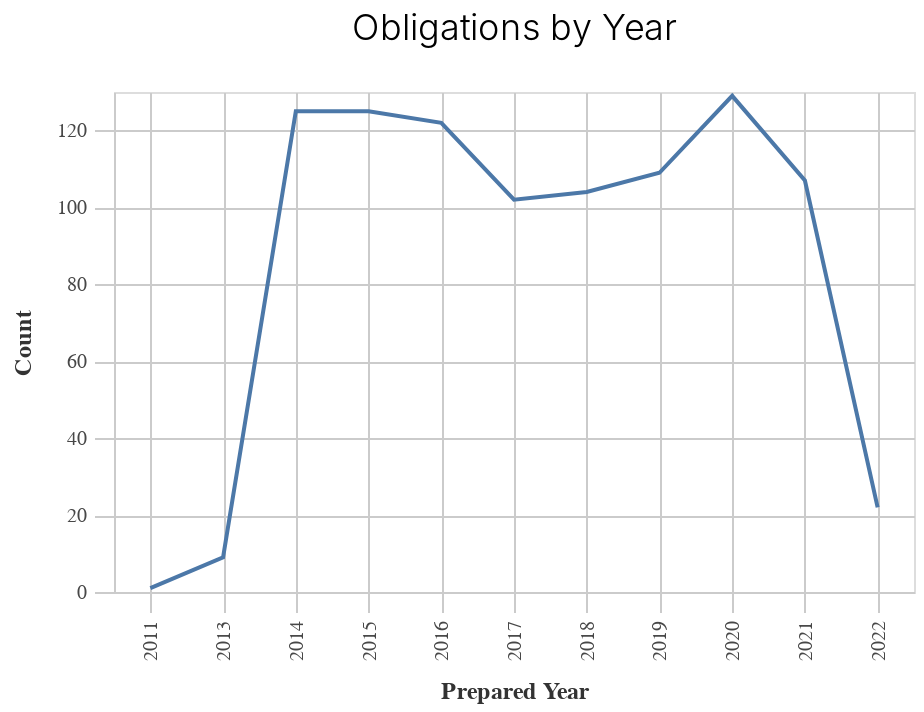
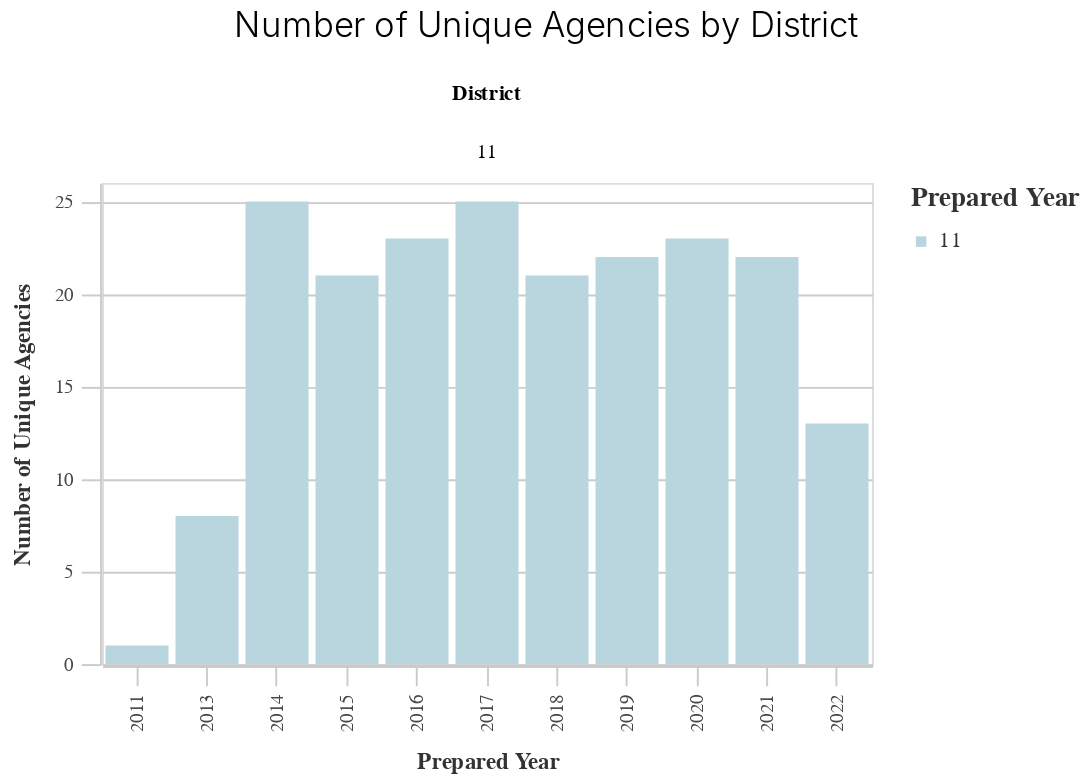
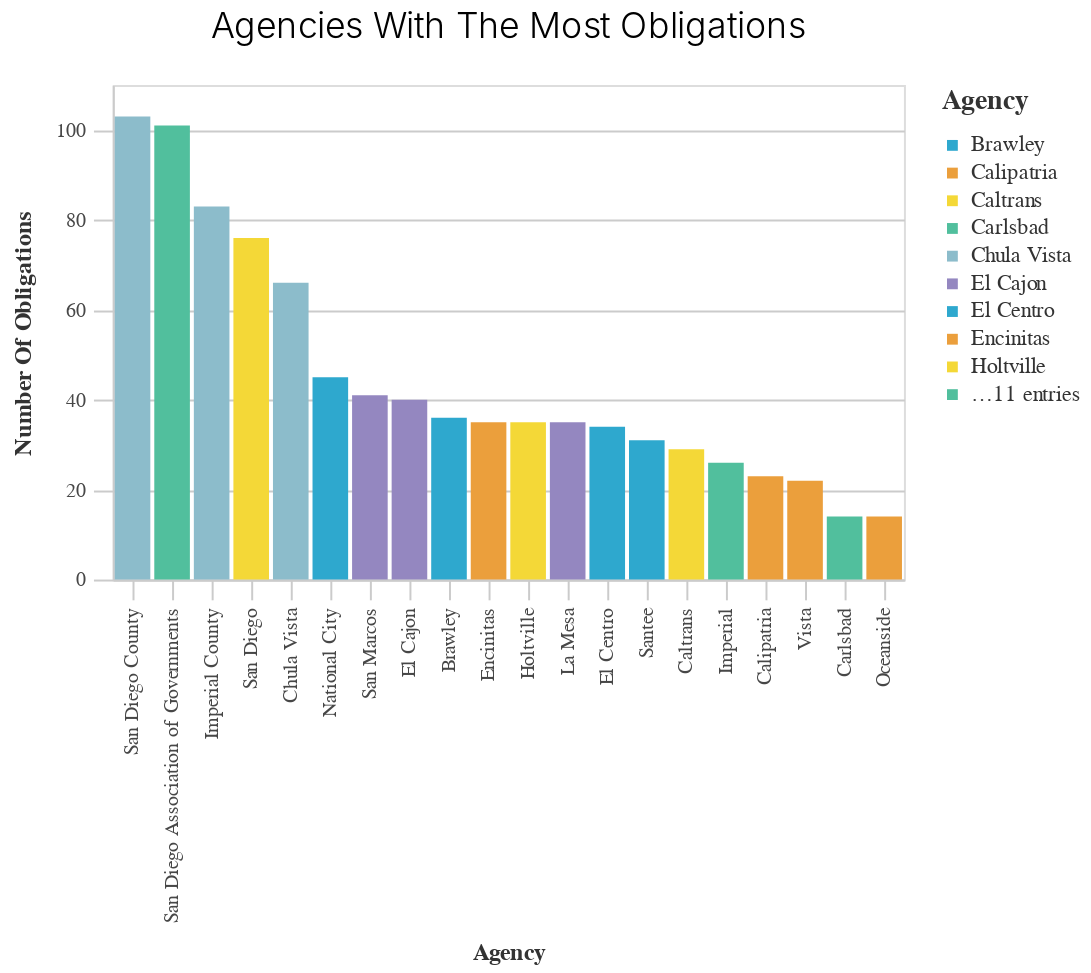
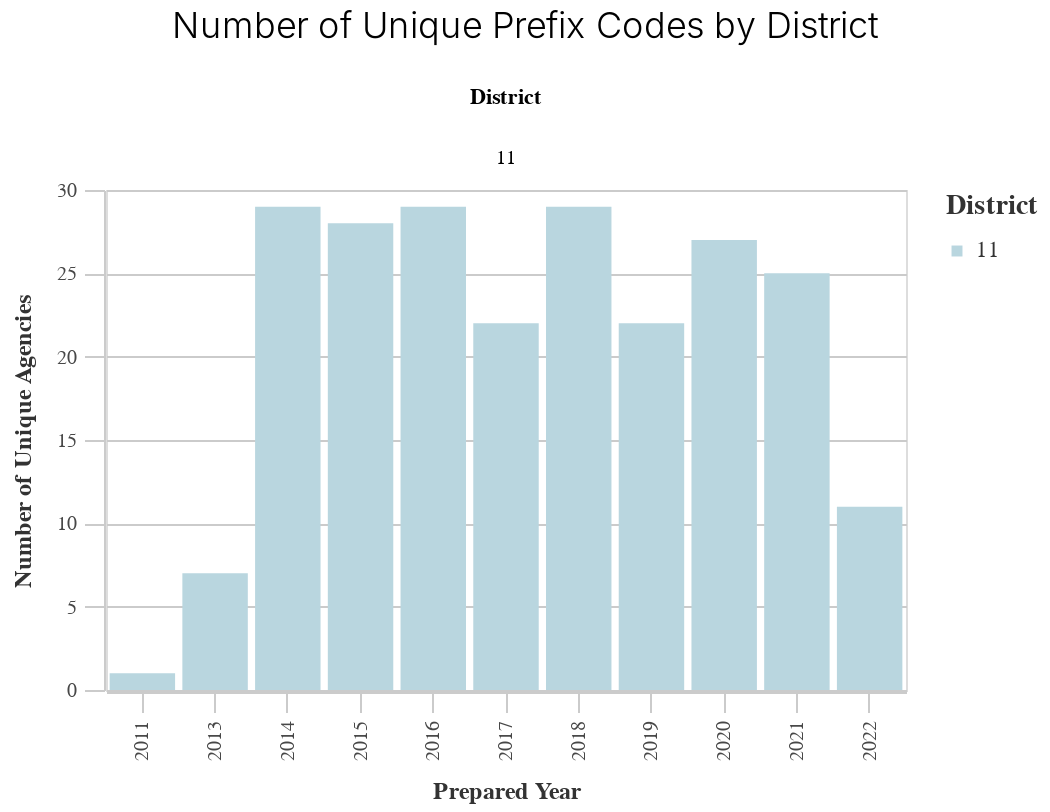

The notebook cell these images were saved under, in order:
### Code cell
gen_report.make_charts(df, district)

### Figure 1 — Vega-Lite specification as saved in the notebook (floating-point values rounded to 4 significant figures)
{"config": {"view": {"continuousWidth": 400, "continuousHeight": 300}, "axis": {"domainColor": "#cbcbcb", "grid": true, "gridColor": "#cbcbcb", "gridWidth": 1, "labelColor": "#474747", "labelFont": "Nunito Sans", "labelFontSize": 10, "labelPadding": 4, "tickColor": "#cbcbcb", "tickSize": 10, "titleColor": "#333", "titleFont": "Raleway", "titleFontSize": 12, "titlePadding": 10}, "axisBand": {"grid": false}, "background": "white", "font": "Raleway", "header": {"labelFont": "Nunito Sans", "titleFont": "Raleway"}, "legend": {"labelColor": "#333", "labelFont": "Nunito Sans", "labelFontSize": 11, "labelLimit": 0, "padding": 1, "symbolSize": 30, "symbolType": "square", "titleColor": "#333", "titleFont": "Raleway", "titleFontSize": 14, "titlePadding": 10}, "title": {"anchor": "middle", "font": "Raleway", "fontSize": 18, "fontWeight": 300, "offset": 20}}, "data": {"name": "data-092de7c6a4a445e26e7213afe5a2c652"}, "mark": "line", "encoding": {"tooltip": [{"field": "Year", "type": "quantitative"}, {"field": "count", "type": "quantitative"}], "x": {"field": "Year", "title": "Prepared Year", "type": "ordinal"}, "y": {"field": "count", "title": "Count", "type": "quantitative"}}, "height": 250, "title": "Obligations by Year", "width": 400, "$schema": "https://vega.github.io/schema/vega-lite/v4.17.0.json", "datasets": {"data-092de7c6a4a445e26e7213afe5a2c652": [{"Year": 2020.0, "count": 129, "variable": "prepared_y"}, {"Year": 2014.0, "count": 125, "variable": "prepared_y"}, {"Year": 2015.0, "count": 125, "variable": "prepared_y"}, {"Year": 2016.0, "count": 122, "variable": "prepared_y"}, {"Year": 2019.0, "count": 109, "variable": "prepared_y"}, {"Year": 2021.0, "count": 107, "variable": "prepared_y"}, {"Year": 2018.0, "count": 104, "variable": "prepared_y"}, {"Year": 2017.0, "count": 102, "variable": "prepared_y"}, {"Year": 2022.0, "count": 22, "variable": "prepared_y"}, {"Year": 2013.0, "count": 9, "variable": "prepared_y"}, {"Year": 2011.0, "count": 1, "variable": "prepared_y"}]}}

### Figure 2 — Vega-Lite specification as saved in the notebook (floating-point values rounded to 4 significant figures)
{"config": {"view": {"continuousWidth": 400, "continuousHeight": 300}, "axis": {"domainColor": "#cbcbcb", "grid": true, "gridColor": "#cbcbcb", "gridWidth": 1, "labelColor": "#474747", "labelFont": "Nunito Sans", "labelFontSize": 10, "labelPadding": 4, "tickColor": "#cbcbcb", "tickSize": 10, "titleColor": "#333", "titleFont": "Raleway", "titleFontSize": 12, "titlePadding": 10}, "axisBand": {"grid": false}, "background": "white", "font": "Raleway", "header": {"labelFont": "Nunito Sans", "titleFont": "Raleway"}, "legend": {"labelColor": "#333", "labelFont": "Nunito Sans", "labelFontSize": 11, "labelLimit": 0, "padding": 1, "symbolSize": 30, "symbolType": "square", "titleColor": "#333", "titleFont": "Raleway", "titleFontSize": 14, "titlePadding": 10}, "title": {"anchor": "middle", "font": "Raleway", "fontSize": 18, "fontWeight": 300, "offset": 20}}, "data": {"name": "data-62557f1d28ac4db01b0e5b41f06ad900"}, "mark": "bar", "encoding": {"color": {"field": "District", "legend": {"title": "Prepared Year"}, "scale": {"range": ["#B9D6DF", "#8CBCCB", "#2EA8CE", "#136C97", "#0B405B"]}, "type": "nominal"}, "column": {"field": "District", "type": "nominal"}, "tooltip": [{"field": "prepared_y", "type": "quantitative"}, {"field": "Count", "type": "quantitative"}], "x": {"field": "prepared_y", "title": "Prepared Year", "type": "ordinal"}, "y": {"field": "Count", "title": "Number of Unique Agencies", "type": "quantitative"}}, "height": 250, "title": "Number of Unique Agencies by District", "width": 400, "$schema": "https://vega.github.io/schema/vega-lite/v4.17.0.json", "datasets": {"data-62557f1d28ac4db01b0e5b41f06ad900": [{"prepared_y": 2022.0, "District": 11, "Count": 13}, {"prepared_y": 2021.0, "District": 11, "Count": 22}, {"prepared_y": 2020.0, "District": 11, "Count": 23}, {"prepared_y": 2019.0, "District": 11, "Count": 22}, {"prepared_y": 2018.0, "District": 11, "Count": 21}, {"prepared_y": 2017.0, "District": 11, "Count": 25}, {"prepared_y": 2016.0, "District": 11, "Count": 23}, {"prepared_y": 2015.0, "District": 11, "Count": 21}, {"prepared_y": 2014.0, "District": 11, "Count": 25}, {"prepared_y": 2013.0, "District": 11, "Count": 8}, {"prepared_y": 2011.0, "District": 11, "Count": 1}]}}

### Figure 3 — Vega-Lite specification as saved in the notebook (floating-point values rounded to 4 significant figures)
{"config": {"view": {"continuousWidth": 400, "continuousHeight": 300}, "axis": {"domainColor": "#cbcbcb", "grid": true, "gridColor": "#cbcbcb", "gridWidth": 1, "labelColor": "#474747", "labelFont": "Nunito Sans", "labelFontSize": 10, "labelPadding": 4, "tickColor": "#cbcbcb", "tickSize": 10, "titleColor": "#333", "titleFont": "Raleway", "titleFontSize": 12, "titlePadding": 10}, "axisBand": {"grid": false}, "background": "white", "font": "Raleway", "header": {"labelFont": "Nunito Sans", "titleFont": "Raleway"}, "legend": {"labelColor": "#333", "labelFont": "Nunito Sans", "labelFontSize": 11, "labelLimit": 0, "padding": 1, "symbolSize": 30, "symbolType": "square", "titleColor": "#333", "titleFont": "Raleway", "titleFontSize": 14, "titlePadding": 10}, "title": {"anchor": "middle", "font": "Raleway", "fontSize": 18, "fontWeight": 300, "offset": 20}}, "data": {"name": "data-ea833cdd41e211815bb44ee734a0b43c"}, "mark": "bar", "encoding": {"color": {"field": "Agency", "legend": {"symbolLimit": 10, "title": "Agency"}, "scale": {"range": ["#2EA8CE", "#EB9F3C", "#F4D837", "#51BF9D", "#8CBCCB", "#9487C0"]}, "type": "nominal"}, "tooltip": [{"field": "Agency", "type": "nominal"}, {"field": "Number of Obligations", "type": "quantitative"}], "x": {"field": "Agency", "sort": "-y", "title": "Agency", "type": "nominal"}, "y": {"field": "Number of Obligations", "title": "Number Of Obligations", "type": "quantitative"}}, "height": 250, "title": "Agencies With The Most Obligations", "width": 400, "$schema": "https://vega.github.io/schema/vega-lite/v4.17.0.json", "datasets": {"data-ea833cdd41e211815bb44ee734a0b43c": [{"Agency": "San Diego County", "Number of Obligations": 103, "variable": "primary_agency_name"}, {"Agency": "San Diego Association of Governments", "Number of Obligations": 101, "variable": "primary_agency_name"}, {"Agency": "Imperial County", "Number of Obligations": 83, "variable": "primary_agency_name"}, {"Agency": "San Diego", "Number of Obligations": 76, "variable": "primary_agency_name"}, {"Agency": "Chula Vista", "Number of Obligations": 66, "variable": "primary_agency_name"}, {"Agency": "National City", "Number of Obligations": 45, "variable": "primary_agency_name"}, {"Agency": "San Marcos", "Number of Obligations": 41, "variable": "primary_agency_name"}, {"Agency": "El Cajon", "Number of Obligations": 40, "variable": "primary_agency_name"}, {"Agency": "Brawley", "Number of Obligations": 36, "variable": "primary_agency_name"}, {"Agency": "Encinitas", "Number of Obligations": 35, "variable": "primary_agency_name"}, {"Agency": "Holtville", "Number of Obligations": 35, "variable": "primary_agency_name"}, {"Agency": "La Mesa", "Number of Obligations": 35, "variable": "primary_agency_name"}, {"Agency": "El Centro", "Number of Obligations": 34, "variable": "primary_agency_name"}, {"Agency": "Santee", "Number of Obligations": 31, "variable": "primary_agency_name"}, {"Agency": "Caltrans", "Number of Obligations": 29, "variable": "primary_agency_name"}, {"Agency": "Imperial", "Number of Obligations": 26, "variable": "primary_agency_name"}, {"Agency": "Calipatria", "Number of Obligations": 23, "variable": "primary_agency_name"}, {"Agency": "Vista", "Number of Obligations": 22, "variable": "primary_agency_name"}, {"Agency": "Carlsbad", "Number of Obligations": 14, "variable": "primary_agency_name"}, {"Agency": "Oceanside", "Number of Obligations": 14, "variable": "primary_agency_name"}]}}

### Figure 4 — Vega-Lite specification as saved in the notebook (floating-point values rounded to 4 significant figures)
{"config": {"view": {"continuousWidth": 400, "continuousHeight": 300}, "axis": {"domainColor": "#cbcbcb", "grid": true, "gridColor": "#cbcbcb", "gridWidth": 1, "labelColor": "#474747", "labelFont": "Nunito Sans", "labelFontSize": 10, "labelPadding": 4, "tickColor": "#cbcbcb", "tickSize": 10, "titleColor": "#333", "titleFont": "Raleway", "titleFontSize": 12, "titlePadding": 10}, "axisBand": {"grid": false}, "background": "white", "font": "Raleway", "header": {"labelFont": "Nunito Sans", "titleFont": "Raleway"}, "legend": {"labelColor": "#333", "labelFont": "Nunito Sans", "labelFontSize": 11, "labelLimit": 0, "padding": 1, "symbolSize": 30, "symbolType": "square", "titleColor": "#333", "titleFont": "Raleway", "titleFontSize": 14, "titlePadding": 10}, "title": {"anchor": "middle", "font": "Raleway", "fontSize": 18, "fontWeight": 300, "offset": 20}}, "data": {"name": "data-99c8bc4921f978ca25e99cea33a2f429"}, "mark": "bar", "encoding": {"color": {"field": "District", "legend": {"title": "District"}, "scale": {"range": ["#B9D6DF", "#8CBCCB", "#2EA8CE", "#136C97", "#0B405B"]}, "type": "nominal"}, "column": {"field": "District", "type": "nominal"}, "tooltip": [{"field": "prepared_y", "type": "quantitative"}, {"field": "Count", "type": "quantitative"}], "x": {"field": "prepared_y", "title": "Prepared Year", "type": "ordinal"}, "y": {"field": "Count", "title": "Number of Unique Agencies", "type": "quantitative"}}, "height": 250, "title": "Number of Unique Prefix Codes by District", "width": 400, "$schema": "https://vega.github.io/schema/vega-lite/v4.17.0.json", "datasets": {"data-99c8bc4921f978ca25e99cea33a2f429": [{"prepared_y": 2022.0, "District": 11, "Count": 11}, {"prepared_y": 2021.0, "District": 11, "Count": 25}, {"prepared_y": 2020.0, "District": 11, "Count": 27}, {"prepared_y": 2019.0, "District": 11, "Count": 22}, {"prepared_y": 2018.0, "District": 11, "Count": 29}, {"prepared_y": 2017.0, "District": 11, "Count": 22}, {"prepared_y": 2016.0, "District": 11, "Count": 29}, {"prepared_y": 2015.0, "District": 11, "Count": 28}, {"prepared_y": 2014.0, "District": 11, "Count": 29}, {"prepared_y": 2013.0, "District": 11, "Count": 7}, {"prepared_y": 2011.0, "District": 11, "Count": 1}]}}
